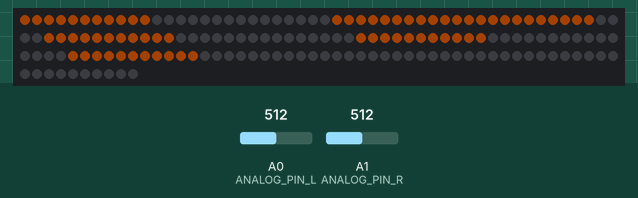
Simulated run of this sketch. Board: Arduino Mega 2560, built with avr-gcc and run on an emulated ATmega2560. Parts: 160 RGB LEDs in strip order, left to right, continuing on the next row. Wiring (inferred from the names in the program): WS2801 LEDs: data pin 22; clock pin 26. The test bench sets the inputs (shaded band); at power-on: A1 (ANALOG_PIN_R) = 512, A0 (ANALOG_PIN_L) = 512. Dim RGB values are drawn brighter than linear.

Above: at 1.2 s.
1.3 s: A1 (ANALOG_PIN_R) set to 0
At 2.71 s:
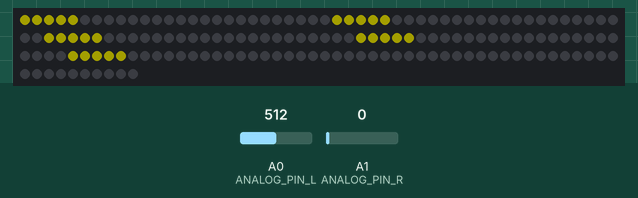
3.3 s: A0 (ANALOG_PIN_L) set to 716
At 4.3 s:
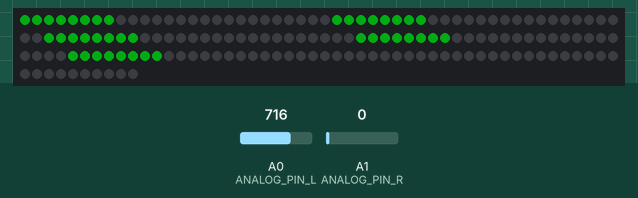
4.9 s: A0 (ANALOG_PIN_L) set to 160
At 6.11 s:
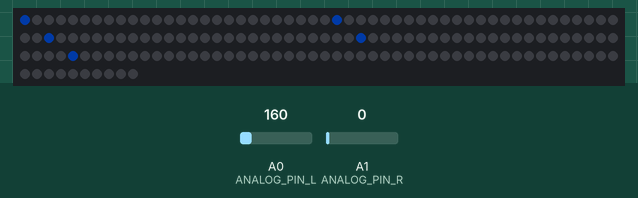

The sketch:

LEDs_EQ_visualize.ino
```cpp
#include <FastLED.h>

#define NUM_LEDS      32*5
#define DATA_PIN      2
#define CLOCK_PIN     3
#define COLORARRANGE  RBG
#define LED_STRIP     WS2801
#define BRIGHTNESS    96

#define ANALOG_PIN_L  A0
#define ANALOG_PIN_R  A1
#define STROBE_PIN    26
#define RESET_PIN     22

#define FILTER_VAL    80

CRGB LED_X[NUM_LEDS];

#define SPECTRUM_EQ7  7
#define SPECTRUM_SEC  6
#define SECTION_LEN   (NUM_LEDS / SPECTRUM_SEC)

int SPECTRUM_VAL_L[SPECTRUM_SEC];
int SPECTRUM_VAL_R[SPECTRUM_SEC];
int LED_LS[SPECTRUM_SEC];
int LED_LE[SPECTRUM_SEC];
int LED_SECTION[SPECTRUM_SEC];
uint8_t HUE_VAL = 0;

int TMPLED[NUM_LEDS];

void setup() {

  FastLED.addLeds<LED_STRIP, DATA_PIN, CLOCK_PIN, COLORARRANGE>(LED_X, NUM_LEDS);
  FastLED.setBrightness(BRIGHTNESS);
  FastLED.clear();
  for (int i = 0; i < NUM_LEDS; i++) {
    LED_X[i] = CRGB(0, 0, 0);
  }
  FastLED.show();

  pinMode(ANALOG_PIN_L, INPUT);
  pinMode(ANALOG_PIN_R, INPUT);
  pinMode(STROBE_PIN, OUTPUT);
  pinMode(RESET_PIN, OUTPUT);

  analogReference(DEFAULT);
  digitalWrite(RESET_PIN, LOW);
  digitalWrite(STROBE_PIN, HIGH);

}

void loop() {

  digitalWrite(RESET_PIN, HIGH);
  digitalWrite(RESET_PIN, LOW);

  for (int i = 0; i < SPECTRUM_EQ7; i++) {
    digitalWrite(STROBE_PIN, LOW);
    delayMicroseconds(5000);

    SPECTRUM_VAL_L[i] = analogRead(ANALOG_PIN_L);
    SPECTRUM_VAL_L[i] = constrain(SPECTRUM_VAL_L[i], FILTER_VAL, 1023);
    SPECTRUM_VAL_L[i] = map(SPECTRUM_VAL_L[i], FILTER_VAL, 1023, 0, 255);

    SPECTRUM_VAL_R[i] = analogRead(ANALOG_PIN_R);
    SPECTRUM_VAL_R[i] = constrain(SPECTRUM_VAL_R[i], FILTER_VAL, 1023);
    SPECTRUM_VAL_R[i] = map(SPECTRUM_VAL_R[i], FILTER_VAL, 1023, 0, 255);

    digitalWrite(STROBE_PIN, HIGH);
  }

  FastLED.clear();

  for (int i = 0; i < SPECTRUM_SEC; i++) {

    LED_SECTION[i] = map((SPECTRUM_VAL_L[i] + SPECTRUM_VAL_R[i])/2, 0, 255, 0, SECTION_LEN);

    if (i==1) {
      LED_LS[i] = 0;
    }
    else {
      LED_LS[i] = SECTION_LEN + LED_LS[i-1];
    }

    for (int j = LED_LS[i]; j < LED_SECTION[i] + LED_LS[i]; j++) {
      LED_X[j] = CHSV(HUE_VAL, 255, 192);
    }
  }

  HUE_VAL++;

  if (HUE_VAL==256) {
    HUE_VAL = 0;
  }

  FastLED.show();

}
```
